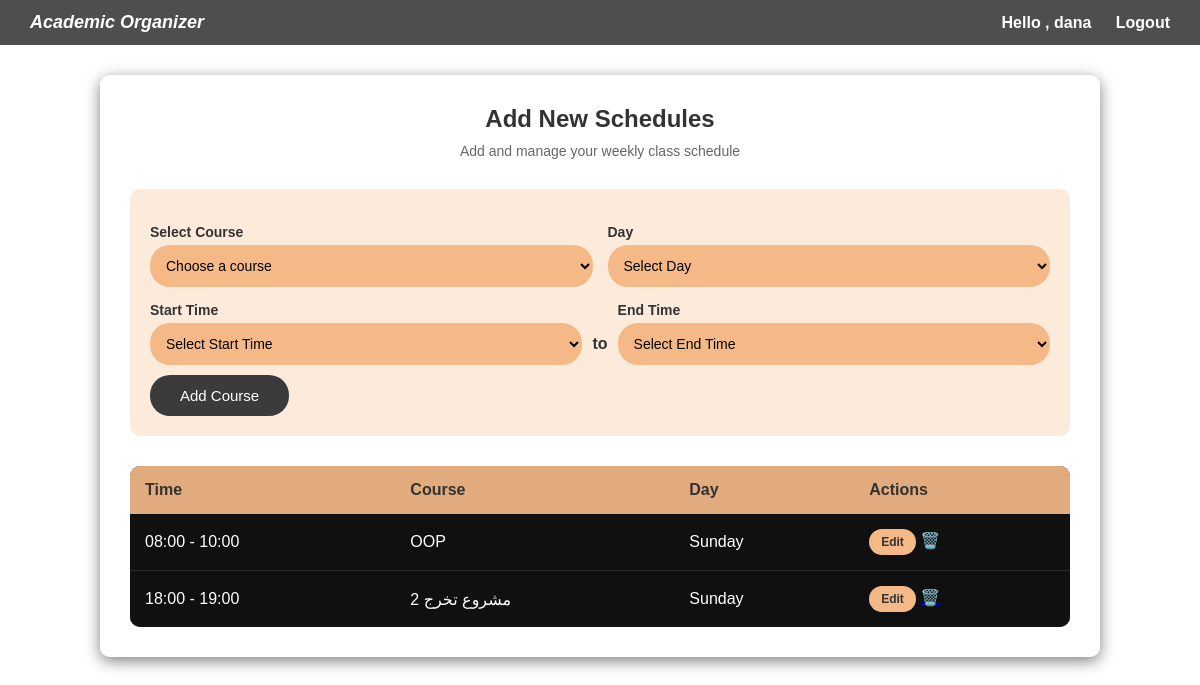
The page /schedule.php (signed in) on the database its author committed.
### tables this page shows
CREATE TABLE `schedule` (
  `schedule_id` int(11) NOT NULL,
  `course_id` int(11) NOT NULL,
  `start_time` varchar(100) NOT NULL,
  `end_time` varchar(100) NOT NULL,
  `day` varchar(100) NOT NULL,
  `user_id` int(11) NOT NULL
);

CREATE TABLE `course` (
  `id` int(11) NOT NULL,
  `course` varchar(255) DEFAULT NULL,
  `year` varchar(255) NOT NULL,
  `semester` varchar(255) DEFAULT NULL,
  `name` varchar(255) NOT NULL,
  `teacher_name` varchar(255) DEFAULT NULL,
  `user_id` int(11) NOT NULL,
  `college_id` int(11) NOT NULL
);

### schedule.php (the view, shortened to what this page needs)
<?php
include '../connection.php';
$user_id=$_SESSION['user_id'];
?>
<!DOCTYPE html>
<html lang="en">
<head>
<link rel="stylesheet" href="https://cdn.jsdelivr.net/npm/@fortawesome/fontawesome-free@6.4.2/css/all.min.css">
<link rel="stylesheet" href="style.css">
</head>
<body>
     <div class="topbar">
        <div class="logo">Academic Organizer</div>
        <div class="auth-links">
            <a>Hello , <?php  echo $_SESSION['user_name'] ?></a>
            <a href="logout.php">Logout</a>
        </div>
    </div>
    <div class="schedule-container">
        <div class="schedule-header">
            <h2>Add New Schedules</h2>
            <p>Add and manage your weekly class schedule</p>
        </div>
        <div class="add-course-form">
            <form id="courseForm" method="POST" action="">
                <div class="form-row">
                    <div class="form-group">
                        <label for="course_id" class="form-label">Select Course</label>
                        <select id="course_id" name="course_id" class="form-input" required>
                            <option value="">Choose a course</option>
                        </select>
                    </div>
                    <div class="form-group">
                        <label for="courseDay" class="form-label">Day</label>
                        <select
                            id="courseDay"
                            name="courseDay"
                            class="form-input"
                            required
                        >
                            <option value="">Select Day</option>
                        </select>
                    </div>
                </div>
                <div class="time-row">
                    <div class="form-group">
                        <label for="startTime" class="form-label">Start Time</label>
                        <select
                            id="startTime"
                            name="startTime"
                            class="form-input"
                            required
                        >
                            <option value="">Select Start Time</option>
                        </select>
                    </div>
                    <div class="time-separator">to</div>
                    <div class="form-group">
                        <label for="endTime" class="form-label">End Time</label>
                        <select
                            id="endTime"
                            name="endTime"
                            class="form-input"
                            required
                        >
                            <option value="">Select End Time</option>
                        </select>
                    </div>
                </div>
                <button type="submit" class="add-button" name="addrecord">
                    Add Course
                </button>
            </form>
        </div>
<div class="schedule-table-container">
    <table class="schedule-table">
        <thead>
            <tr>
                <th>Time</th>
                <th>Course</th>
                <th>Day</th>
                <th>Actions</th>
            </tr>
        </thead>
        <tbody id="scheduleTableBody">
            <?php
            $sql = "SELECT s.schedule_id, s.course_id, s.start_time, s.end_time, s.day, c.name as course_name
                    FROM schedule s
                    JOIN course c ON s.course_id = c.id
                    WHERE s.user_id = ?
                    ORDER BY FIELD(s.day, 'Sunday','Monday','Tuesday','Wednesday','Thursday','Friday','Saturday'), s.start_time";
            $stmt = $conn->prepare($sql);
            $stmt->bind_param("i", $user_id);
            $stmt->execute();
            $result = $stmt->get_result();
            if ($result->num_rows > 0):
                while ($row = $result->fetch_assoc()):
            ?>
                <tr>
                    <td><?= htmlspecialchars($row['start_time']) ?> - <?= htmlspecialchars($row['end_time']) ?></td>
                    <td><?= htmlspecialchars($row['course_name']) ?></td>
                    <td><?= htmlspecialchars($row['day']) ?></td>
                    <td>
                        <button class="edit-btn" onclick='editCourse(<?= json_encode($row) ?>)'>Edit</button>
                        <a href="?delete=<?= $row['schedule_id'] ?>" onclick="return confirm('Are you sure you want to delete this schedule?');">🗑️</a>
                    </td>
                </tr>
            <?php
                endwhile;
            endif; ?>
        </tbody>
    </table>
</div>
</body>
</html>

### schedule.php (style rules this page uses)
* { margin: 0; padding: 0; box-sizing: border-box; }
body { font-family: Arial, sans-serif; background: url("https://hebbkx1anhila5yf.public.blob.vercel-storage.com/image.jpg-ri2jUSpScDXjsulXIHz0LMu56qvFYI.jpeg") no-repeat center center fixed; background-size: cover; min-height: 100vh; }
.topbar { background-color: rgba(59,59,59,0.9); color: white; padding: 12px 30px; display: flex; justify-content: space-between; align-items: center; }
.topbar .logo { font-style: italic; font-weight: bold; font-size: 18px; }
.topbar .auth-links a { color: white; margin-left: 20px; text-decoration: none; font-weight: bold; }
.schedule-container { background: rgba(255, 255, 255, 0.85); width: 90%; max-width: 1000px; margin: 30px auto; padding: 30px; border-radius: 10px; box-shadow: 0px 4px 15px rgba(0,0,0,0.5); }
.schedule-header { text-align: center; margin-bottom: 30px; }
.schedule-header h2 { font-size: 24px; font-weight: bold; color: #333; margin-bottom: 10px; }
.schedule-header p { color: #666; font-size: 14px; }
.add-course-form { background: rgba(245, 185, 135, 0.3); padding: 20px; border-radius: 10px; margin-bottom: 30px; }
.form-row { display: grid; grid-template-columns: 1fr 1fr; gap: 15px; margin-bottom: 15px; }
.form-group { display: flex; flex-direction: column; }
.form-label { font-weight: bold; font-size: 14px; color: #333; margin-bottom: 5px; }
.form-input { padding: 12px; border: none; border-radius: 20px; background-color: #f5b987; font-size: 14px; outline: none; }
.form-input::placeholder { color: #666; }
.time-row { display: grid; grid-template-columns: 1fr auto 1fr; gap: 10px; align-items: end; }
.time-separator { padding: 12px 0; text-align: center; font-weight: bold; color: #333; }
.add-button { padding: 12px 30px; background-color: #3b3b3b; color: white; border: none; border-radius: 20px; cursor: pointer; font-size: 15px; margin-top: 10px; }
.schedule-table-container { background: rgba(0, 0, 0, 0.8); border-radius: 10px; overflow: hidden; }
.schedule-table { width: 100%; border-collapse: collapse; }
.schedule-table th { background-color: rgba(245, 185, 135, 0.9); color: #333; padding: 15px; text-align: left; font-weight: bold; font-size: 16px; }
.schedule-table td { background-color: rgba(0, 0, 0, 0.7); color: white; padding: 15px; border-bottom: 1px solid rgba(255, 255, 255, 0.1); }
.schedule-table tr:last-child td { border-bottom: none; }
.edit-btn, .delete-btn { padding: 6px 12px; border: none; border-radius: 15px; cursor: pointer; font-size: 12px; font-weight: bold; }
.edit-btn { background-color: #f5b987; color: #333; }

### rows shown on the page
schedule: start_time "08:00", end_time "10:00", course.name "OOP", day "Sunday"
schedule: start_time "18:00", end_time "19:00", course.name "مشروع تخرج 2", day "Sunday"

### other values the page prints
$_SESSION['user_name'] "dana"
